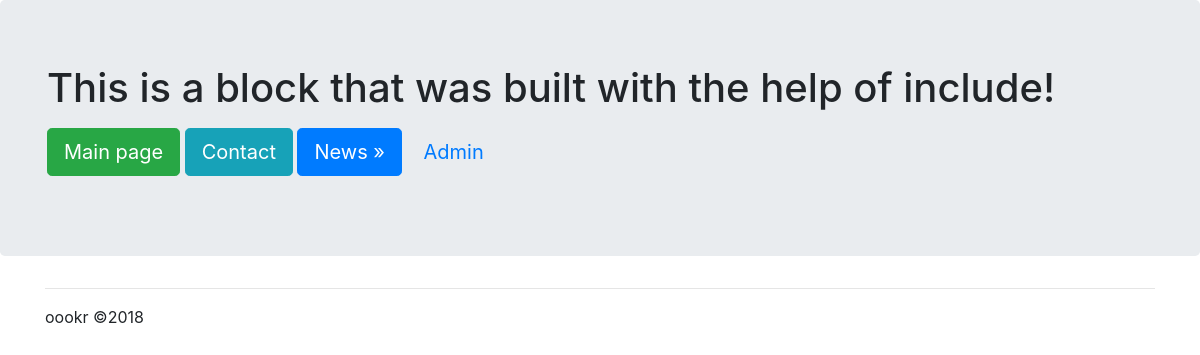
Before: /news/ with the older database file.
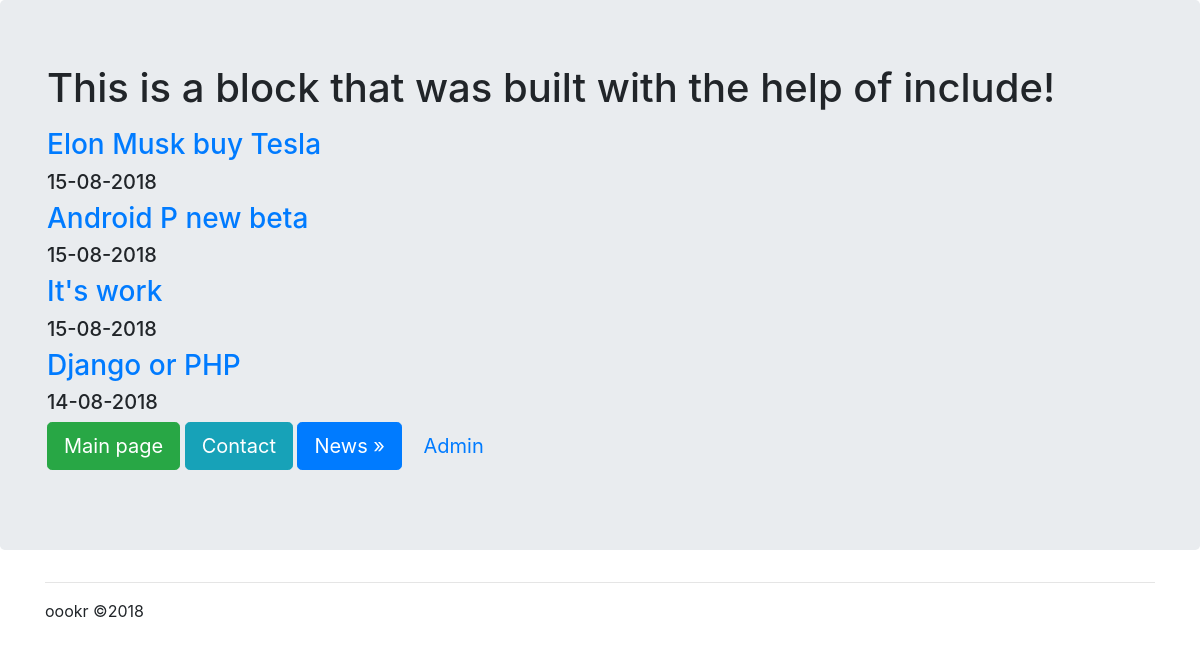
After: the same page with the newer database file.
### news/models.py (models this page shows, shortened)
class Articles(models.Model):
	title = models.CharField(max_length = 120)
	post = models.TextField()
	date = models.DateTimeField()

### news/templates/news/posts.html
{% extends "mainApp/wrapper.html" %}
{% block content %}
	{% for post in object_list %}
		<a href="/news/{{post.id}}"><h3>{{post.title}}</h3></a>
		<h5>{{post.date|date:"d-m-Y"}}</h5>
	{% endfor %}
{% endblock %}

### mainApp/templates/mainApp/wrapper.html (shortened to what this page needs)
<!DOCTYPE html>
<html lang="en">
<head>
  {% load staticfiles %}
  <link rel="stylesheet" href="{% static 'css/bootstrap.min.css' %}" type="text/css">
</head>
<body>
  <div class="jumbotron">
    <div class="container">
      <h1>{% include "mainApp/includes/some_html.html" %}</h1>
      {% block content %}
      {% endblock %}
      <p>
        <a href="/" class="btn btn-success btn-lg" alt="Home">Main page</a>
        <a href="/contact" class="btn btn-info btn-lg" alt="contact">Contact</a>
        <a href="/news" class="btn btn-primary btn-lg" alt="news">News &raquo;</a>
        <a href="/admin"class="btn btn-default btn-lg" alt="admin">Admin</a>
      </p>
    </div>
  </div>
  <div class="container">
    <hr>
    oookr &copy;2018
  </div>
</body>
</html>

### mainApp/templates/mainApp/includes/some_html.html
{% block content %}
<p>This is a block that was built with the help of include!</p>
{% endblock %}

Changed rows visible on the page:
added Articles: title "Elon Musk buy Tesla", date "15-08-2018"
added Articles: title "Android P new beta", date "15-08-2018"
added Articles: title "It's work", date "15-08-2018"
added Articles: title "Django or PHP", date "14-08-2018"
